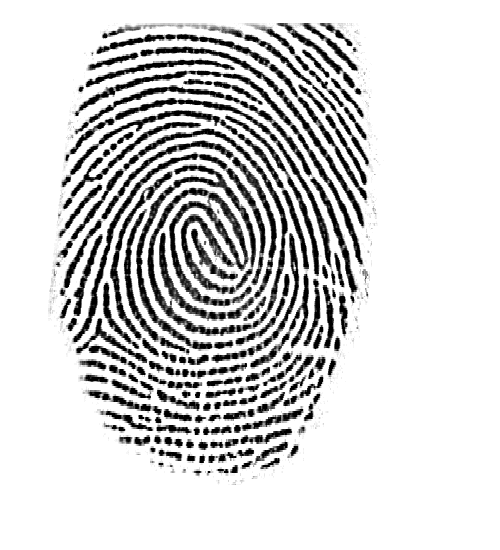
#> input picture examples/cv40examples-main/code/14指纹识别/verification/src1.BMP, 500 x 550 px, found by its file name
$ python '例14.6.py'
#> lines starting #> are read from the running program, lines starting #| are printed output that depends on the picture
# -*- coding: utf-8 -*-
"""
Created on Thu Apr 22 21:04:42 2021

@author: 李立宗  lilizong@gmail.com
微信公众号：计算机视觉之光（微信号cvlight）
计算机视觉40个经典案例——从入门到深度学习（python+OpenCV）（待定名称）
李立宗 著     电子工业出版社
"""

import cv2
#===============计算两个指纹间匹配点的个数====================
def verification(src, model):
    sift = cv2.SIFT_create()
    kp1, des1 = sift.detectAndCompute(src, None)
    kp2, des2 = sift.detectAndCompute(model, None)
    FLANN_INDEX_KDTREE = 0
    index_params = dict(algorithm=FLANN_INDEX_KDTREE, trees=5)
    search_params = dict(checks=50)
    flann = cv2.FlannBasedMatcher(index_params, search_params)
    matches = flann.knnMatch(des1, des2, k=2)
    ok = []
    for m, n in matches:
        if m.distance < 0.8 * n.distance:
            ok.append(m)
    num = len(ok)
    # print(num)
    if  num >= 500:
        result= "认证通过"
    else:
        result= "认证失败"
    return result

#==============主函数====================
if __name__ == "__main__":
    src1=cv2.imread(r"verification\src1.bmp")
#> src1 is the input picture: shape (550, 500, 3); min 0, max 255, mean 212.3
    src2=cv2.imread(r"verification\src2.bmp")
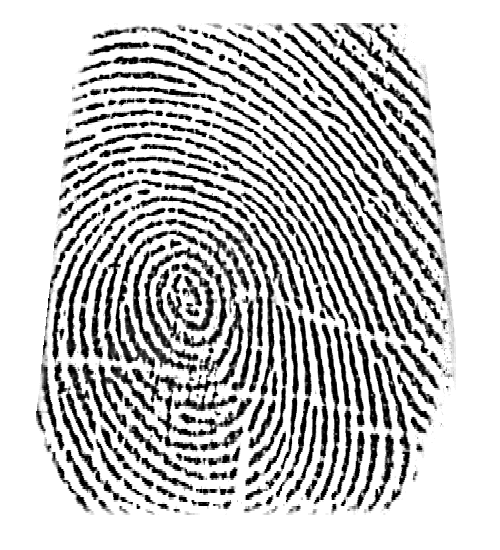
#> input picture examples/cv40examples-main/code/14指纹识别/verification/src2.BMP, 500 x 550 px, found by its file name
#> src2 is the input picture: shape (550, 500, 3); min 0, max 255, mean 196.9
    model=cv2.imread(r"verification\model.bmp")
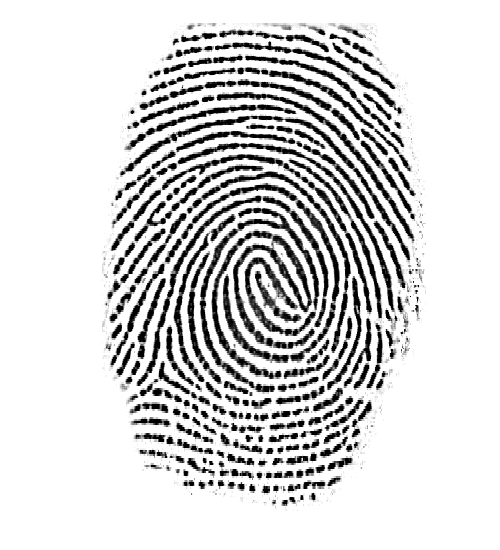
#> input picture examples/cv40examples-main/code/14指纹识别/verification/model.BMP, 500 x 550 px, found by its file name
#> model is the input picture: shape (550, 500, 3); min 0, max 255, mean 214.1
    result1=verification(src1,model)
#> in verification, `kp1, des1 = sift.detectAndCompute(src, None)`: kp1 = 2655 keypoints; strongest (x, y, size): (190, 444, 4.6), (265, 384, 2.8), (358, 91, 3.8), (207, 407, 4.5)
#> in verification, `kp2, des2 = sift.detectAndCompute(model, None)`: kp2 = 2887 keypoints; strongest (x, y, size): (186, 473, 3.4), (211, 463, 2.7), (270, 451, 4.1), (276, 488, 3.5)
#> in verification, `matches = flann.knnMatch(des1, des2, k=2)`: matches = 2655 matches
#> after the loop in verification, `for m, n in matches:`: ok = 748 matches
#> in verification, `num = len(ok)`: num = 748
#> result1 = '认证通过'
    result2=verification(src2,model)
#> in verification (call 2), `kp1, des1 = sift.detectAndCompute(src, None)`: kp1 = 4056 keypoints; strongest (x, y, size): (222, 57, 4.1), (159, 113, 4.1), (354, 48, 2.8), (211, 350, 3.3)
#> in verification (call 2), `matches = flann.knnMatch(des1, des2, k=2)`: matches = 4056 matches
#> after the loop in verification (call 2), `for m, n in matches:`: ok = 130 matches
#> result2 = '认证失败'
    print("src1验证结果为：",result1)
#| src1验证结果为： 认证通过
    print("src2验证结果为：",result2)
#| src2验证结果为： 认证失败
    cv2.imshow("src1",src1)
    cv2.imshow("src2",src2)
    cv2.imshow("model",model)
    cv2.waitKey()
    cv2.destroyAllWindows()
